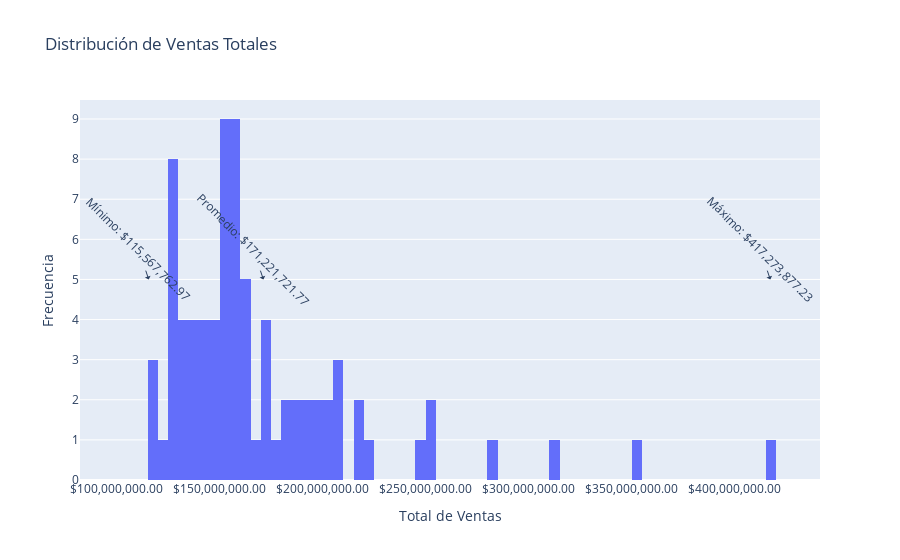

Notebook source saved alongside this figure:
### Markdown cell above
#### Paso 3 Visualizar la distribución de ventas:
Crea gráficos de distribución (histogramas o boxplots) para visualizar la distribución de ventas por diferentes categorías. Esto ayudará a identificar patrones de ventas y posibles outliers.

### Code cell
import seaborn as sns
import matplotlib.pyplot as plt

# Agrupar datos
df_grouped = df_merged.groupby('DATE')['TOTAL_SALES'].sum().reset_index()

# Convertir la columna 'TOTAL_SALES' a formato numérico para el histograma
df_grouped['TOTAL_SALES'] = df_grouped['TOTAL_SALES'].replace('[\\$,]', '', regex=True).astype(float)

# Histograma de ventas totales con menos bins y escala logarítmica en el eje x
sns.histplot(df_grouped['TOTAL_SALES'], bins=90, kde=True)
plt.title('Distribución de Ventas Totales')
plt.xlabel('Total de Ventas')
plt.ylabel('Frecuencia')
plt.xscale('log')
plt.xticks(rotation=90)

# Agregar anotaciones con etiquetas 
max_sales = df_grouped['TOTAL_SALES'].max()
min_sales = df_grouped['TOTAL_SALES'].min()
mean_sales = df_grouped['TOTAL_SALES'].mean()

plt.annotate(f'Máximo: ${max_sales:,.2f}', xy=(max_sales, 5), xytext=(max_sales, 10),
             arrowprops=dict(facecolor='black', shrink=0.05), rotation=45)
plt.annotate(f'Mínimo: ${min_sales:,.2f}', xy=(min_sales, 5), xytext=(min_sales, 10),
             arrowprops=dict(facecolor='black', shrink=0.05), rotation=45)
plt.annotate(f'Promedio: ${mean_sales:,.2f}', xy=(mean_sales, 5), xytext=(mean_sales, 10),
             arrowprops=dict(facecolor='black', shrink=0.05), rotation=45)

# Guardar el gráfico como imagen
plt.savefig('histograma_ventas_totales_con_insights.png')

# Mostrar Grafico
plt.show()

import plotly.express as px
import pandas as pd

# Convertir la columna 'TOTAL_SALES' a formato numérico para el histograma
df_grouped['TOTAL_SALES'] = df_grouped['TOTAL_SALES'].replace('[\\$,]', '', regex=True).astype(float)

# Crear un histograma interactivo con Plotly
fig = px.histogram(df_grouped, x='TOTAL_SALES', nbins=90, title='Distribución de Ventas Totales')

# Calcular insights
max_sales = df_grouped['TOTAL_SALES'].max()
min_sales = df_grouped['TOTAL_SALES'].min()
mean_sales = df_grouped['TOTAL_SALES'].mean()

# Agregar anotaciones con etiquetas
fig.add_annotation(
    x=max_sales, y=5,
    text=f'Máximo: ${max_sales:,.2f}',
    showarrow=True,
    arrowhead=1,
    textangle=45
)
fig.add_annotation(
    x=min_sales, y=5,
    text=f'Mínimo: ${min_sales:,.2f}',
    showarrow=True,
    arrowhead=1,
    textangle=45
)
fig.add_annotation(
    x=mean_sales, y=5,
    text=f'Promedio: ${mean_sales:,.2f}',
    showarrow=True,
    arrowhead=1,
    textangle=45
)

# Actualizar etiquetas y formato del eje x
fig.update_layout(
    xaxis_title='Total de Ventas',
    yaxis_title='Frecuencia',
    xaxis=dict(tickformat='$,.2f')
)

# Guardar el gráfico como imagen
fig.write_image('distribucion_ventas_totales_con_insights.png')

# Mostrar el gráfico interactivo
fig.show()


# Convertir la columna 'TOTAL_SALES' a formato numérico para el boxplot
df_merged['TOTAL_SALES'] = df_merged['TOTAL_SALES'].replace('[\\$,]', '', regex=True).astype(float)

# Boxplot de ventas por categoría con escala logarítmica en el eje y
sns.boxplot(x='SEGMENT', y='TOTAL_SALES', data=df_merged)
plt.title('Ventas por Categoría')
plt.xlabel('Categoría')
plt.ylabel('Total de Ventas')
plt.yscale('log')
plt.xticks(rotation=65)

# Guardar el gráfico como imagen
plt.savefig('boxplot_ventas_totales.png')
plt.show()


# Convertir la columna 'TOTAL_SALES' a formato numérico para el gráfico violin
df_merged['TOTAL_SALES'] = df_merged['TOTAL_SALES'].replace('[\\$,]', '', regex=True).astype(float)

# Gráfico violin de ventas por categoría con escala logarítmica en el eje y
sns.violinplot(x='SEGMENT', y='TOTAL_SALES', data=df_merged)
plt.title('Ventas por Categoría')
plt.xlabel('Categoría')
plt.ylabel('Total de Ventas')
plt.yscale('log')
plt.xticks(rotation=65)

# Guardar el gráfico como imagen
plt.savefig('violinplot_ventas_totales.png')

plt.show()

### Figure 1 — Plotly figure (JSON) as saved in the notebook; plotly's stock layout.template omitted (floating-point values rounded to 4 significant figures)
{"data": [{"alignmentgroup": "True", "bingroup": "x", "hovertemplate": "TOTAL_SALES=%{x}<br>count=%{y}<extra></extra>", "legendgroup": "", "marker": {"color": "#636efa", "pattern": {"shape": ""}}, "name": "", "nbinsx": 90, "offsetgroup": "", "orientation": "v", "showlegend": false, "type": "histogram", "x": [202100000.0, 197400000.0, 150000000.0, 144700000.0, 154300000.0, 117700000.0, 137200000.0, 125600000.0, 171800000.0, 126300000.0, 128500000.0, 115600000.0, 187100000.0, 149500000.0, 139400000.0, 132900000.0, 158200000.0, 156600000.0, 150300000.0, 152700000.0, 146400000.0, 353700000.0, 250900000.0, 156700000.0, 131600000.0, 191000000.0, 161000000.0, 167400000.0, 159500000.0, 181800000.0, 188200000.0, 152500000.0, 164100000.0, 155700000.0, 224400000.0, 148700000.0, 154700000.0, 130700000.0, 178800000.0, 156600000.0, 151500000.0, 125900000.0, 139000000.0, 207200000.0, 142000000.0, 150900000.0, 128900000.0, 180900000.0, 140600000.0, 158600000.0, 136600000.0, 157800000.0, 254000000.0, 217300000.0, 163700000.0, 144900000.0, 172400000.0, 127100000.0, 131800000.0, 118100000.0, 204500000.0, 129400000.0, 125300000.0, 122800000.0, 162000000.0, 157700000.0, 174000000.0, 149300000.0, 172900000.0, 218400000.0, 154700000.0, 196900000.0, 160500000.0, 417300000.0, 282000000.0, 206900000.0, 194800000.0, 312100000.0, 246900000.0, 208300000.0], "xaxis": "x", "yaxis": "y"}], "layout": {"annotations": [{"arrowhead": 1, "showarrow": true, "text": "Máximo: $417,273,877.23", "textangle": 45, "x": 417300000.0, "y": 5}, {"arrowhead": 1, "showarrow": true, "text": "Mínimo: $115,567,762.97", "textangle": 45, "x": 115600000.0, "y": 5}, {"arrowhead": 1, "showarrow": true, "text": "Promedio: $171,221,721.77", "textangle": 45, "x": 171200000.0, "y": 5}], "autosize": true, "barmode": "relative", "legend": {"tracegroupgap": 0}, "title": {"text": "Distribución de Ventas Totales"}, "xaxis": {"anchor": "y", "autorange": true, "domain": [0, 1], "range": [88310000.0, 437600000.0], "tickformat": "$,.2f", "title": {"text": "Total de Ventas"}, "type": "linear"}, "yaxis": {"anchor": "x", "autorange": true, "domain": [0, 1], "range": [0, 11.06], "title": {"text": "Frecuencia"}}}}
